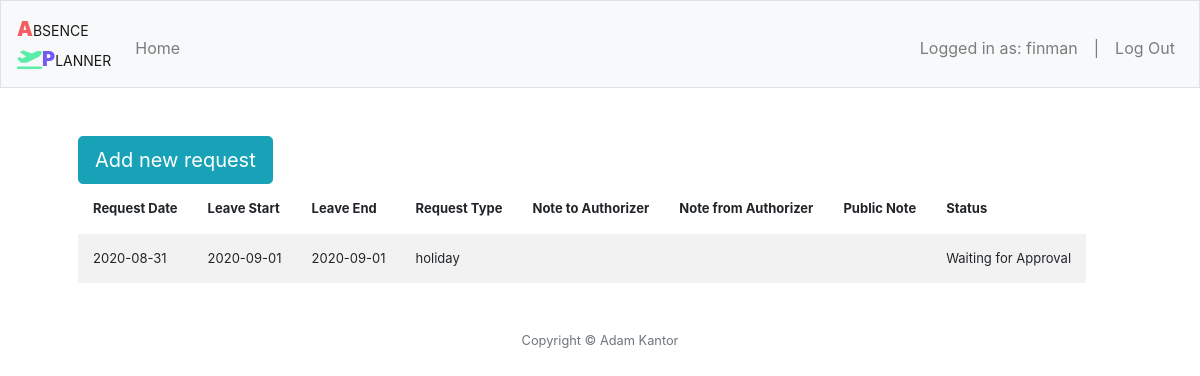
Screenshot of /requests (signed in) with the database file from the repository.
### models.py (models this page shows)
class User(db.Model, UserMixin):
    __tablename__ = 'users'
    id = db.Column(db.Integer, primary_key=True)
    active = db.Column('is_active', db.Boolean(), nullable=False, server_default='1')
    username = db.Column(db.String(100, collation='NOCASE'), nullable=False, unique=True)
    password = db.Column(db.String(255), nullable=False, server_default='')
    first_name = db.Column(db.String(100, collation='NOCASE'), nullable=False, server_default='')
    last_name = db.Column(db.String(100, collation='NOCASE'), nullable=False, server_default='')
    superior_id = db.Column(db.Integer(), db.ForeignKey('users.id', ondelete='CASCADE'))
    subordinates = db.relationship('User', backref=db.backref('superior', remote_side=[id]))
    roles = db.relationship('Role', secondary='user_roles')
    allowances = db.relationship('Allowance')

class RequestType(db.Model):
    __tablename__ = 'request_types'
    id = db.Column(db.Integer(), primary_key=True)
    name = db.Column(db.String(50), unique=True)

### views.py (the view)
@app.route("/requests", methods=["GET", "POST"])
@roles_required('Employee')
def requests():
    if request.method == 'POST':
        user_id = current_user.id
        request_date = dt.datetime.utcnow()
        start_date = dt.datetime.strptime(request.form.get("start_date"), '%Y-%m-%d')
        end_date = dt.datetime.strptime(request.form.get("end_date"), '%Y-%m-%d')
        request_type_name = request.form.get("request_type_name")
        request_type_id = models.RequestType.query.filter(models.RequestType.name == request_type_name).first().id
        prv_note_to_auth = request.form.get("prv_note_to_auth")
        pub_note = request.form.get("pub_note")
        result = models.create_request(
            user_id = user_id,
            request_date = request_date,
            start_date = start_date,
            end_date = end_date,
            request_type_id = request_type_id,
            prv_note_to_auth = prv_note_to_auth,
            pub_note = pub_note
        )
        if result == 0:
            flash('Request has been successfully recorded')
        elif result == 1:
            flash('User not found!')
        elif result == 2:
            flash('Invalid dates!')
        elif result == 3:
            flash('Request type not found!')
        else:
            flash('Unknown error occured!')
        return redirect("/requests")
    else:
        entries = get_requests(current_user)
        requested_days_to_date = get_requested_days_to_date(current_user)
        allowances = get_allowances(current_user)
        request_types =get_request_types()
        return render_template("requests.html", entries=entries, requested_days_to_date=requested_days_to_date, allowances=allowances, request_types=request_types)

### application.py (called while the page is built)
@app.after_request
def after_request(response):
    response.headers["Cache-Control"] = "no-cache, no-store, must-revalidate"
    response.headers["Expires"] = 0
    response.headers["Pragma"] = "no-cache"
    return response

### views.py (called while the page is built, shortened)
def get_requested_days_to_date(user):
    requested_days = {rt : 0 for rt in get_request_types()}
    user_requests = user.requests
    for req in user_requests:
        rtype = req.request_type.name
        days = (req.end_date - req.start_date).days + 1
        requested_days[rtype] += days
    return requested_days

def get_allowances(user, names_only=True):
    if names_only:
        allowances = {rt : 0 for rt in get_request_types(names_only=names_only)}
    else:
        allowances = {rt.id: [rt.name, 0] for rt in get_request_types(names_only=names_only)}
    user_allowances = user.allowances
    for ua in user_allowances:
        rtype_id = ua.request_type.id
        rtype_name = ua.request_type.name
        days = ua.days
        if names_only:
            allowances[rtype_name] = days
        else:
            allowances[rtype_id][1] = days
    return allowances

def get_request_types(names_only=True):
    request_types = []
    qry = models.RequestType.query.all()
    if names_only:
        request_types = [rt.name for rt in qry]
    return request_types

### templates/requests.html (shortened to what this page needs)
{% extends "layout.html" %}
{% block main %}
    <button type="button" class="btn btn-info btn-lg" id="newRequestBtn">Add new request</button>
    {% if entries %}
        <table class="table-responsive table-striped tableRequests">
            <thead>
                <tr>
                    <th scope="col">Request Date</th>
                    <th scope="col">Leave Start</th>
                    <th scope="col">Leave End</th>
                    <th scope="col">Request Type</th>
                    <th scope="col">Note to Authorizer</th>
                    <th scope="col">Note from Authorizer</th>
                    <th scope="col">Public Note</th>
                    <th scope="col">Status</th>
                </tr>
            </thead>
            <tbody>
                {% for entry in entries %}
                    <tr>
                        <td class="nowrap">{{ entry.request_date }}</td>
                        <td class="nowrap">{{ entry.start_date }}</td>
                        <td class="nowrap">{{ entry.end_date }}</td>
                        <td>{{ entry.request_type }}</td>
                        <td>{{ entry.prv_note_to_auth }}</td>
                        <td>{{ entry.prv_note_from_auth }}</td>
                        <td>{{ entry.pub_note }}</td>
                        <td>{{ entry.status }}</td>
                    </tr>
                {% endfor %}
            </tbody>
        </table>
    {% else %}
        <div class="font-weight-bolder"><br><p>No requests</p></div>
    {% endif %}
{% endblock %}

### templates/layout.html (shortened to what this page needs)
<!DOCTYPE html>
<html lang="en">
    <head>
        <link rel="stylesheet" href="https://stackpath.bootstrapcdn.com/bootstrap/4.5.0/css/bootstrap.min.css">
        <link href="/static/fontawesome-free-5.14.0-web/css/all.css" rel="stylesheet">
        <link href="/static/styles.css" rel="stylesheet">
    </head>
    <body>
        <nav class="navbar navbar-expand-md navbar-light bg-light border">
            <a class="navbar-brand" href="/"><span class="logo-a">A</span><span class="logo-bsence">bsence</span><br><span class="logo-icon"><i class="fas fa-plane-departure"></i></span><span class="logo-p">P</span><span class="logo-lanner">lanner</span></a>
            <div class="collapse navbar-collapse" id="navbar">
                {% if current_user.is_authenticated %}
                    <ul class="navbar-nav mr-auto mt-2">
                        <li class="nav-item"><a class="nav-link" href="/home">Home</a></li>
                    </ul>
                    <ul class="navbar-nav ml-auto mt-2">
                        <div class="nav-link"> Logged in as: {{ current_user.username }}</div>
                        <div class="nav-link">|</div>
                        <li class="nav-item"><a class="nav-link" href={{ url_for('user.logout') }}>Log Out</a></li>
                    </ul>
                {% else %}
                    <ul class="navbar-nav ml-auto mt-2">
                        <li class="nav-item"><a class="nav-link" href={{ url_for('user.login') }}>Log In</a></li>
                    </ul>
                {% endif %}
            </div>
        </nav>
        <main class="container p-5">
            {% block main %}{% endblock %}
        </main>
        <footer class="small text-center text-muted">
            Copyright © Adam Kantor
        </footer>
    </body>
</html>

### static/styles.css (style rules this page uses)
nav .navbar-brand { font-variant: small-caps; font-stretch: expanded; }
nav .navbar-brand .logo-a { color: #f55d60; font-weight: 900; }
nav .navbar-brand .logo-p { color: #755af2; font-weight: 900; }
nav .navbar-brand .logo-icon { color: #5aeda9; }
.tableRequests tr td, .tableRequests tr th { font-size: small; padding: 15px; }
.nowrap { white-space: nowrap; }

### rows the page displays
User: username "finman"
RequestType: request_date "2020-08-31", start_date "2020-09-01", end_date "2020-09-01", request_type "holiday", status "Waiting for Approval"
